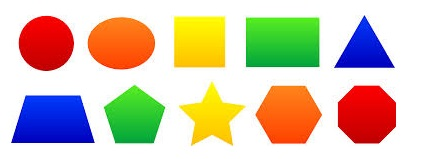
#> input picture shapes.jpg, 421 x 159 px
$ python shape_detection.py
#> lines starting #> are read from the running program, lines starting #| are printed output that depends on the picture; after the words box and inside, x2 and y2 are one past the last pixel; in counts of white or black regions, pixels touching at a corner belong together
import cv2
import numpy as np
import cv2.cv as cv
import math
from matplotlib import pyplot as plt


def get_contour_area(contour):
    area = cv2.contourArea(contour)
    return area

input = cv2.imread('shapes.jpg');
#> input is the input picture: shape (159, 421, 3); mean B, G, R 175.2, 197.3, 213.2
gray = cv2.cvtColor(input, cv2.COLOR_BGR2GRAY)
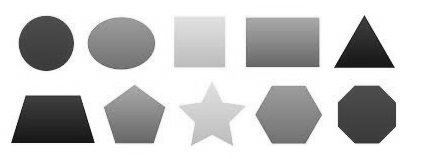
#> gray: shape (159, 421); min 17, max 255, mean 199.5
blank_image = np.ones((input.shape[0],input.shape[1],3))
kernel = np.ones((3,3), np.uint8)
cv2.imshow('original', input)

closing = cv2.morphologyEx(gray, cv2.MORPH_CLOSE, kernel)
cv2.imshow('Closing',closing)

edged = cv2.Canny(closing,50,90)
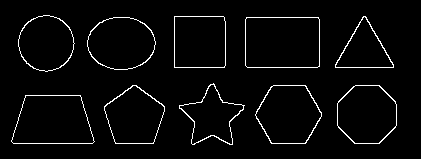
#> edged: shape (159, 421); 3.4% white in thin lines or dots, all inside (x1, y1, x2, y2) = (11, 15, 397, 145)
cv2.imshow('Canny',edged)

contours, hierarchy = cv2.findContours(edged, cv2.RETR_EXTERNAL, cv2.CHAIN_APPROX_SIMPLE)
#> contours = 10 contours; largest, box (x1, y1, x2, y2) and area: (245, 17, 320, 68) 3694, (11, 95, 95, 144) 3322, (255, 85, 322, 144) 2942, (337, 85, 397, 144) 2838, (87, 17, 156, 70) 2797
print("Number of contours found = "+ str(len(contours)))
#| Number of contours found = 10


cv2.drawContours(input, contours, -1, (0,255,0), 3)
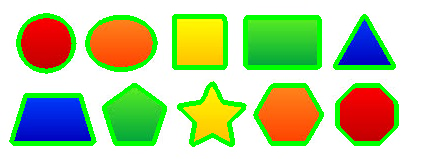
#> input: shape (159, 421, 3); 14.04% of pixels changed, all inside (x1, y1, x2, y2) = (9, 13, 399, 147)

# sort the contours based on area from large to small
sorted_contours = sorted(contours, key=cv2.contourArea, reverse=False)
#> sorted_contours has the same summary as contours

for c in sorted_contours:
    accuracy = 0.03*cv2.arcLength(c, True)
    approx = cv2.approxPolyDP(c, accuracy, True)

    if len(approx) == 3:
        name = "Trigle"
        cv2.drawContours(blank_image,[c],0,(0,255,0),-1)
        M = cv2.moments(c)
        cx = int(M['m10'] / M['m00'])
        cy = int(M['m01'] / M['m00'])
        cv2.putText(blank_image, name, (cx-25,cy), cv2.FONT_HERSHEY_PLAIN, 1, (0,0,0), 1)

    elif len(approx) == 4:
        x,y,w,h = cv2.boundingRect(c)
        M = cv2.moments(c)
        cx = int(M['m10'] / M['m00'])
        cy = int(M['m01'] / M['m00'])

        if abs(w-h) <= 3:
            name = "Square"
            cv2.drawContours(blank_image,[c],0,(0,125,255),-1)
            cv2.putText(blank_image, name, (cx-25,cy), cv2.FONT_HERSHEY_PLAIN, 1, (0,0,0), 1)
        else:
            name = "Rect"
            p1 =  approx[0]
            p2 =  approx[1]
            p3 = approx[2]
            p4 = approx[3]
            # to determine whether its a rectangle or trapezoid
            # we select the two x co-ordinates whose y values are the same
            # and calculate the difference in them. If its a rectangle
            # the difference in the two widths would be close to 0
            # for trapezoid the widths will be different. This can be extended
            # to be more robust like differentiate between the diiferent trapezoids
            if abs(p1[0][1])-abs(p2[0][1]) <= 2:
                length_one = abs(p1[0][0])-abs(p2[0][0])
                length_two = abs(p3[0][0]) - abs(p4[0][0])
            else:
                length_one = abs(p1[0][0])-abs(p3[0][0])
                length_two = abs(p2[0][0]) - abs(p4[0][0])

            if abs(length_one) - abs(length_two) <= 1:
                name = "Rect"
            else:
                name = "Trapezoid"
            cv2.drawContours(blank_image,[c],0,(0,0,100),-1)
            M = cv2.moments(c)
            cx = int(M['m10'] / M['m00'])
            cy = int(M['m01'] / M['m00'])
            cv2.putText(blank_image, name, (cx-25,cy), cv2.FONT_HERSHEY_PLAIN, 1, (0,0,0), 1)
    elif len(approx) == 5:
          name = "Pentgon"
          cv2.drawContours(blank_image,[c],0,(125,0,255),-1)
          M = cv2.moments(c)
          cx = int(M['m10'] / M['m00'])
          cy = int(M['m01'] / M['m00'])
          cv2.putText(blank_image, name, (cx-25,cy), cv2.FONT_HERSHEY_PLAIN, 1, (0,0,0), 1)

    elif len(approx) == 6:
          name = "Hexgon"
          cv2.drawContours(blank_image,[c],0,(0,90,10),-1)
          M = cv2.moments(c)
          cx = int(M['m10'] / M['m00'])
          cy = int(M['m01'] / M['m00'])
          cv2.putText(blank_image, name, (cx-25,cy), cv2.FONT_HERSHEY_PLAIN, 1, (0,0,0), 1)

    elif len(approx) > 6  and len(approx) < 10:
          x,y,w,h = cv2.boundingRect(c)
          circles = cv2.HoughCircles(gray, cv.CV_HOUGH_GRADIENT, 1.5, 1)

          if circles is not None:
              circles = np.round(circles[0, :]).astype("int")
              for (a,b,r) in circles:
                  # if its a circle the width of the bounding rectangle
                  # will be twice the radius of the circle
                  if abs(w - abs(2*r)) <= 1:
                      name = "Circle"
                      cv2.drawContours(blank_image,[c],0,(50,50,0),-1)
                  elif abs(w-h) > 10:
                      # if its an ellipse the difference between width and
                      # height of the bounding rectangle will be large
                      name = "Ellipse"
                      cv2.drawContours(blank_image,[c],0,(255,255,0),-1)
                  else:
                      name = "Octagen"
                      cv2.drawContours(blank_image,[c],0,(255,255,0),-1)
          M = cv2.moments(c)
          cx = int(M['m10'] / M['m00'])
          cy = int(M['m01'] / M['m00'])
          cv2.putText(blank_image, name, (cx-30,cy), cv2.FONT_HERSHEY_PLAIN, 1, (0,0,0), 1)

    elif len(approx) == 10:
          name = "Star"
          cv2.drawContours(blank_image,[c],0,(120,0,0),-1)
          M = cv2.moments(c)
          cx = int(M['m10'] / M['m00'])
          cy = int(M['m01'] / M['m00'])
          cv2.putText(blank_image, name, (cx-20,cy), cv2.FONT_HERSHEY_PLAIN, 1, (0,0,0), 1)

    cv2.imshow('Draw Large contours only', blank_image)
    cv2.waitKey()
#> this loop made 10 passes
#> (accuracy, x, y, w, h) on passes 9 to 10: (7.3, 11, 95, 84, 49), (7.35, 245, 17, 75, 51)
#> (accuracy, approx, x, y, w, h) on pass 5: (6.07, [[174, 16], [174, 67], [224, 67], [224, 17]], 174, 16, 52, 52)
#> pass 1, `cv2.imshow('Draw Large contours only', blank_image)`:
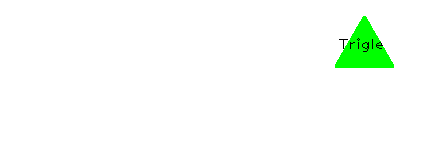
#> window 'Draw Large contours only': shape (159, 421, 3); mean B, G, R 248.5, 254.6, 248.5
#> pass 2, `cv2.imshow('Draw Large contours only', blank_image)`:
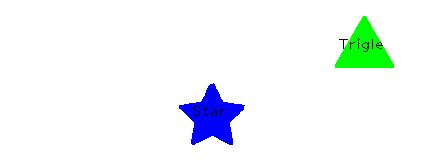
#> window 'Draw Large contours only': shape (159, 421, 3); mean B, G, R 248.2, 246.9, 240.8
#> after the loop:
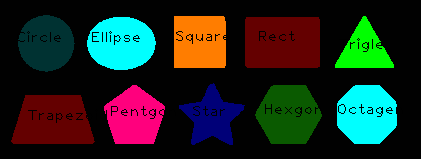
#> blank_image: shape (159, 421, 3) float64; mean of channels 0, 1, 2 31.7, 38.5, 30.9; drawn as B, G, R

cv2.destroyAllWindows()
